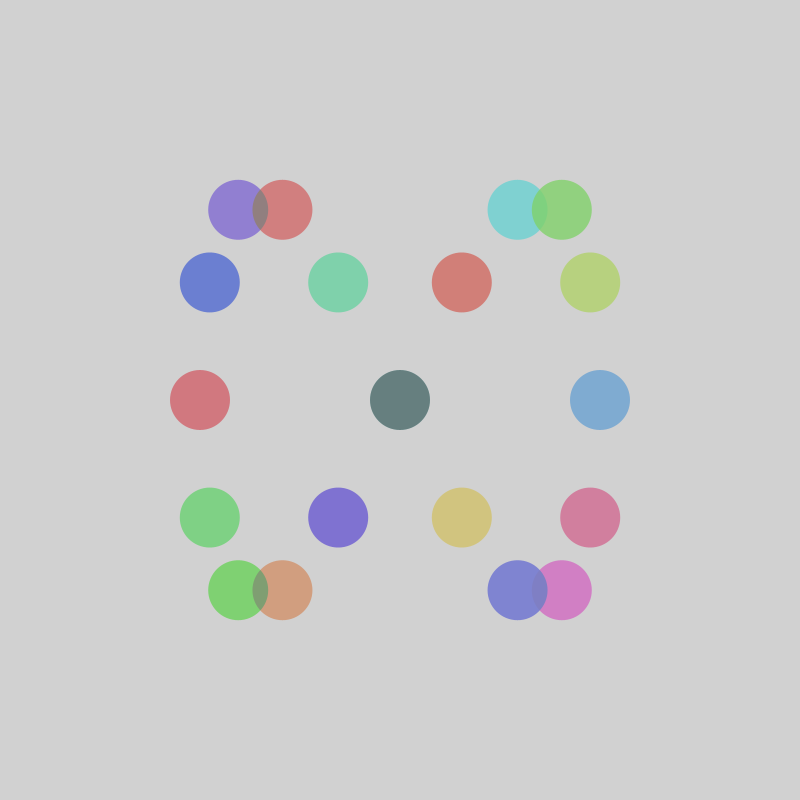
Frame 1 (no input)
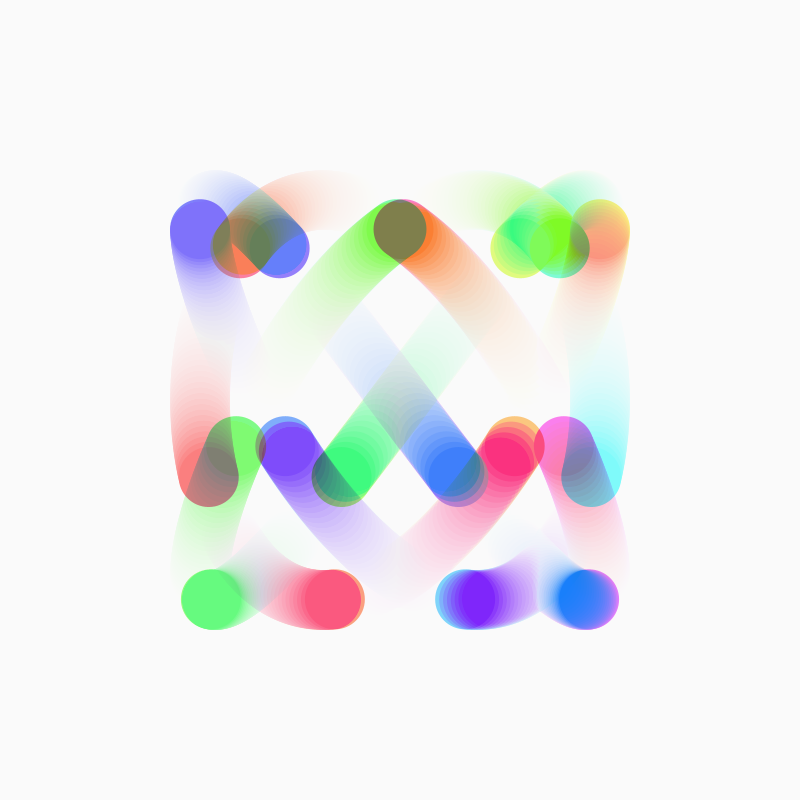
Frame 60 (the mouse pressed at the canvas centre just before this capture)
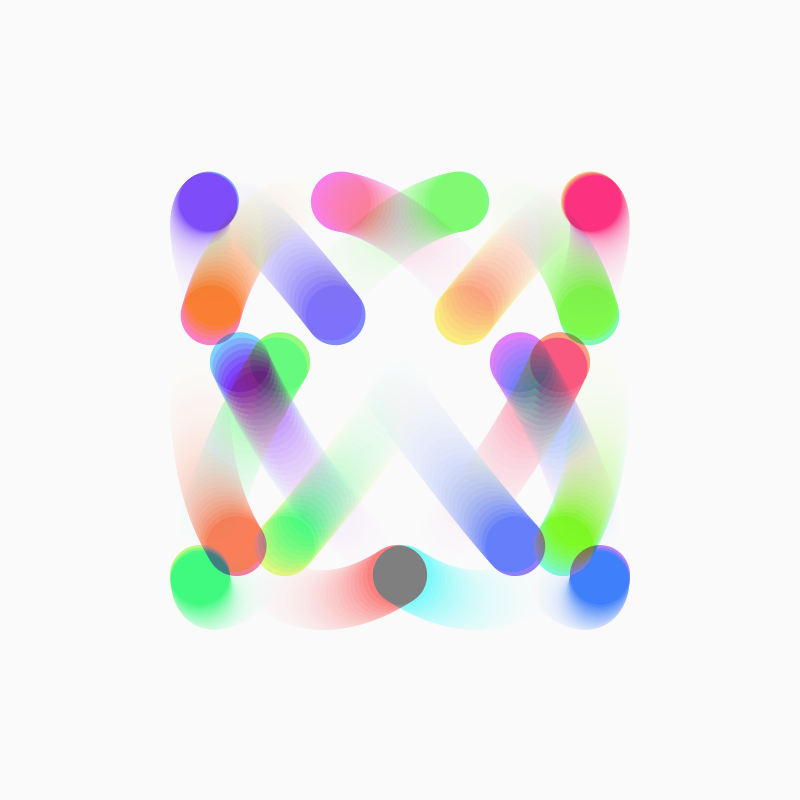
Frame 120 (the mouse held since frame 60 and released just before this capture)

The Processing sketch that drew these frames (run headless with seeded random() and noise(); from frame 60 on, the mouse is pressed at the canvas centre):

// Processing sketch: Tweet20190817
// ── Tweet20190817.pde
float r,a,t=0;
void setup(){size(800,800);noStroke();colorMode(HSB,1);}
void draw(){
scale(200);blendMode(NORMAL);fill(0,0,1,.1);square(0,0,4);blendMode(DIFFERENCE);
for(r=0;r<1;a=r*2*PI+t,fill(r+=.05,1,1,.5),circle(2+cos(3*a),2+sin(4*a),.3));t+=.007;
}
